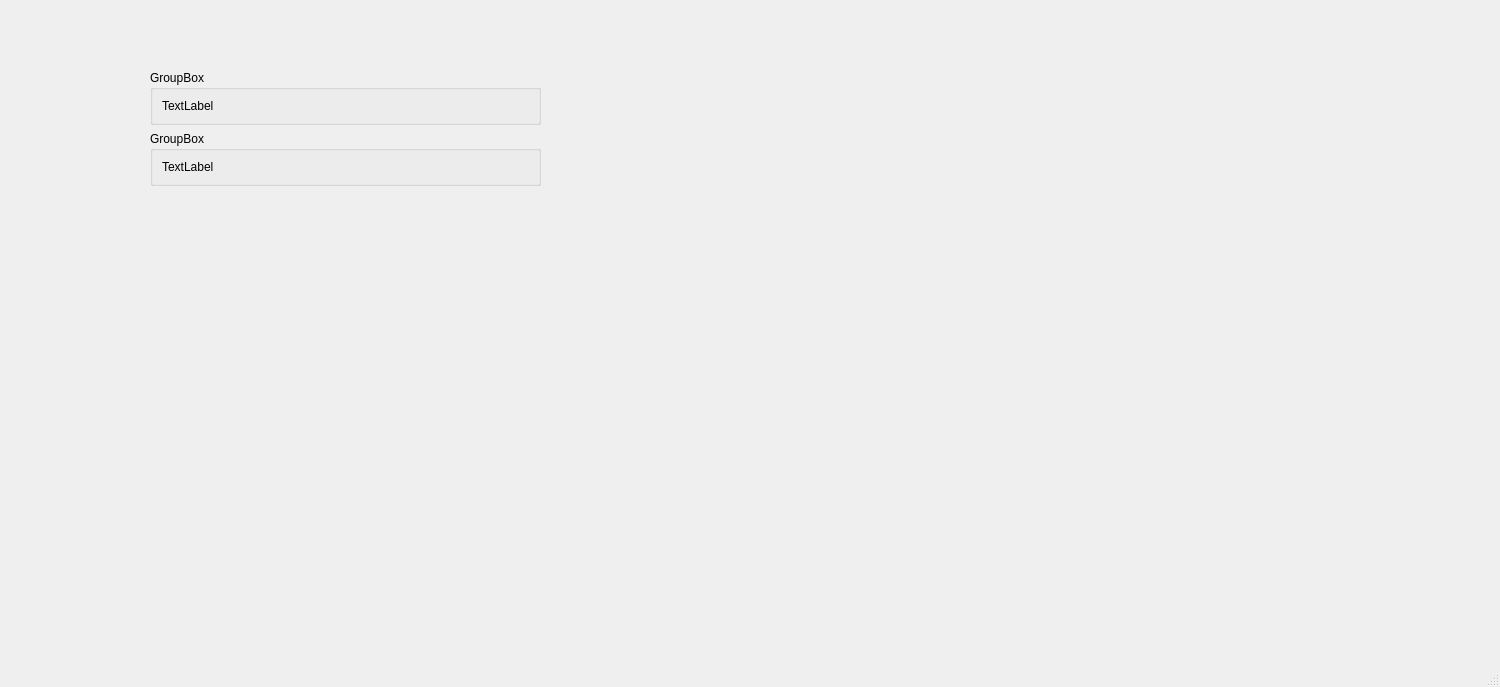
<?xml version="1.0" encoding="UTF-8"?>
<ui version="4.0">
 <class>MainWindow</class>
 <widget class="QMainWindow" name="MainWindow">
  <property name="geometry">
   <rect>
    <x>0</x>
    <y>0</y>
    <width>1500</width>
    <height>687</height>
   </rect>
  </property>
  <property name="minimumSize">
   <size>
    <width>1000</width>
    <height>500</height>
   </size>
  </property>
  <property name="maximumSize">
   <size>
    <width>1500</width>
    <height>16777215</height>
   </size>
  </property>
  <property name="windowTitle">
   <string>MainWindow</string>
  </property>
  <widget class="QWidget" name="centralwidget">
   <widget class="QWidget" name="verticalLayoutWidget">
    <property name="geometry">
     <rect>
      <x>150</x>
      <y>70</y>
      <width>391</width>
      <height>481</height>
     </rect>
    </property>
    <layout class="QVBoxLayout" name="verticalLayout">
     <item>
      <widget class="QGroupBox" name="groupBox">
       <property name="title">
        <string>GroupBox</string>
       </property>
       <layout class="QVBoxLayout" name="verticalLayout_2">
        <item>
         <widget class="QLabel" name="label_2">
          <property name="text">
           <string>TextLabel</string>
          </property>
         </widget>
        </item>
       </layout>
      </widget>
     </item>
     <item>
      <widget class="QGroupBox" name="groupBox_2">
       <property name="title">
        <string>GroupBox</string>
       </property>
       <layout class="QVBoxLayout" name="verticalLayout_3">
        <item>
         <widget class="QLabel" name="label">
          <property name="text">
           <string>TextLabel</string>
          </property>
         </widget>
        </item>
       </layout>
      </widget>
     </item>
     <item>
      <spacer name="verticalSpacer">
       <property name="orientation">
        <enum>Qt::Vertical</enum>
       </property>
       <property name="sizeHint" stdset="0">
        <size>
         <width>20</width>
         <height>40</height>
        </size>
       </property>
      </spacer>
     </item>
    </layout>
   </widget>
  </widget>
  <widget class="QMenuBar" name="menubar">
   <property name="geometry">
    <rect>
     <x>0</x>
     <y>0</y>
     <width>1500</width>
     <height>22</height>
    </rect>
   </property>
  </widget>
  <widget class="QStatusBar" name="statusbar"/>
 </widget>
 <resources/>
 <connections/>
</ui>
